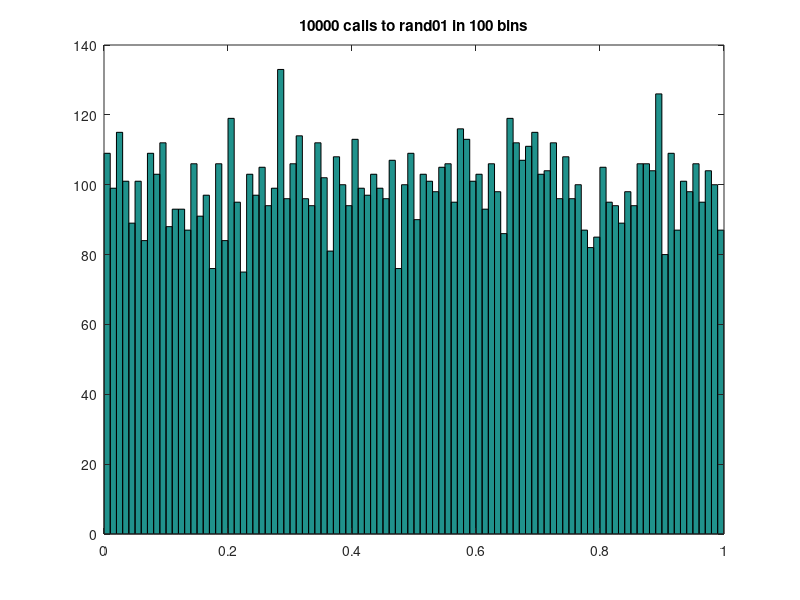
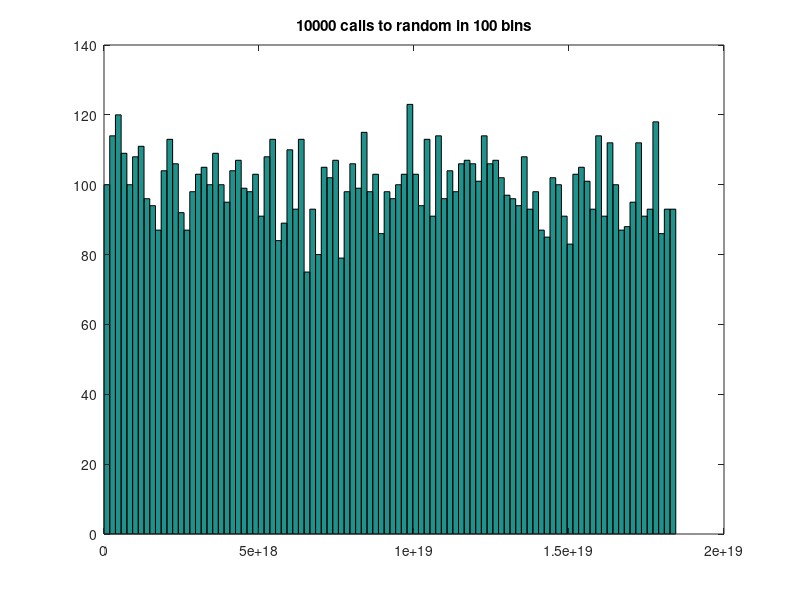
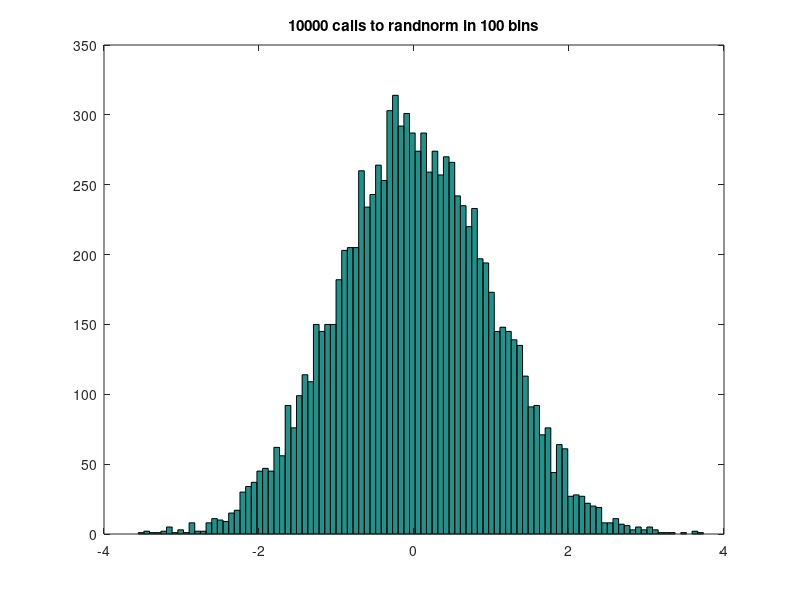

MATLAB code for these plots, in order:
load rand01.txt
figure
hist(rand01,100)
title([num2str(length(rand01)) ' calls to rand01 in 100 bins'])
print -depsc rand01.eps

load random.txt
figure
hist(random,100)
title([num2str(length(random)) ' calls to random in 100 bins'])
print -depsc random.eps

load randnorm.txt
figure
hist(randnorm,100)
title([num2str(length(randnorm)) ' calls to randnorm in 100 bins'])
print -depsc randnorm.eps
